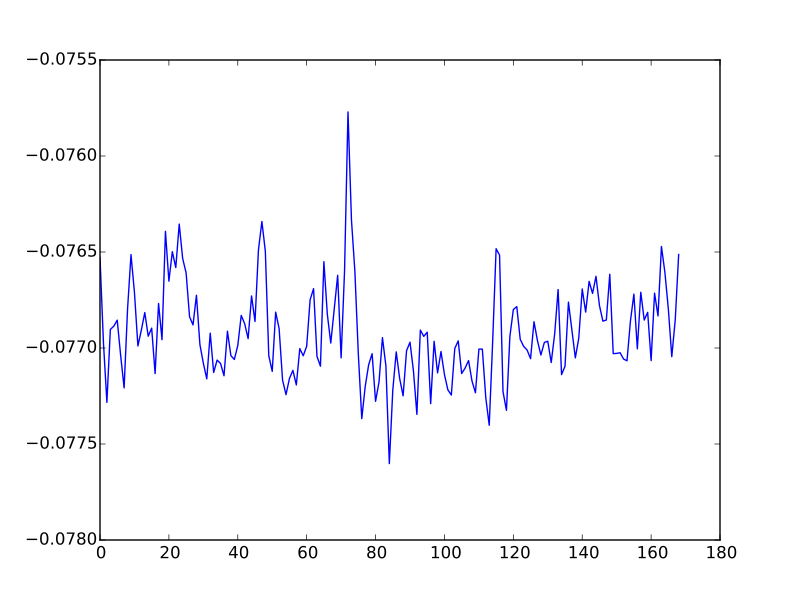

Recreate this plot in Python.
plt.plot(U[:, 0])
# [...]
